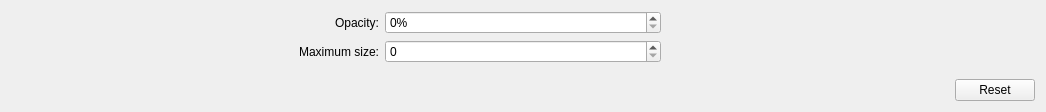
     <widget class="QWidget" name="tabPin">
      <attribute name="title">
       <string>Pin</string>
      </attribute>
      <layout class="QHBoxLayout" name="horizontalLayout_9">
       <item>
        <widget class="QWidget" name="widget_13" native="true">
         <layout class="QGridLayout" name="gridLayout_5" columnstretch="4,3,4">
          <property name="leftMargin">
           <number>0</number>
          </property>
          <property name="topMargin">
           <number>0</number>
          </property>
          <property name="rightMargin">
           <number>0</number>
          </property>
          <property name="bottomMargin">
           <number>0</number>
          </property>
          <item row="1" column="0">
           <widget class="QLabel" name="label_14">
            <property name="text">
             <string>Maximum size:</string>
            </property>
            <property name="alignment">
             <set>Qt::AlignRight|Qt::AlignTrailing|Qt::AlignVCenter</set>
            </property>
           </widget>
          </item>
          <item row="2" column="1">
           <spacer name="verticalSpacer_9">
            <property name="orientation">
             <enum>Qt::Vertical</enum>
            </property>
            <property name="sizeHint" stdset="0">
             <size>
              <width>20</width>
              <height>10</height>
             </size>
            </property>
           </spacer>
          </item>
          <item row="0" column="2">
           <spacer name="horizontalSpacer_7">
            <property name="orientation">
             <enum>Qt::Horizontal</enum>
            </property>
            <property name="sizeHint" stdset="0">
             <size>
              <width>40</width>
              <height>20</height>
             </size>
            </property>
           </spacer>
          </item>
          <item row="0" column="0">
           <widget class="QLabel" name="label_13">
            <property name="text">
             <string>Opacity:</string>
            </property>
            <property name="alignment">
             <set>Qt::AlignRight|Qt::AlignTrailing|Qt::AlignVCenter</set>
            </property>
           </widget>
          </item>
          <item row="1" column="1">
           <widget class="QSpinBox" name="sbMaxSize">
            <property name="sizePolicy">
             <sizepolicy hsizetype="Preferred" vsizetype="Preferred">
              <horstretch>0</horstretch>
              <verstretch>0</verstretch>
             </sizepolicy>
            </property>
            <property name="maximumSize">
             <size>
              <width>16777215</width>
              <height>16777215</height>
             </size>
            </property>
            <property name="maximum">
             <number>100000</number>
            </property>
            <property name="singleStep">
             <number>50</number>
            </property>
            <property name="value">
             <number>0</number>
            </property>
           </widget>
          </item>
          <item row="0" column="1">
           <widget class="QSpinBox" name="sbOpacity">
            <property name="sizePolicy">
             <sizepolicy hsizetype="Preferred" vsizetype="Preferred">
              <horstretch>0</horstretch>
              <verstretch>0</verstretch>
             </sizepolicy>
            </property>
            <property name="maximumSize">
             <size>
              <width>16777215</width>
              <height>16777215</height>
             </size>
            </property>
            <property name="suffix">
             <string>%</string>
            </property>
            <property name="maximum">
             <number>100</number>
            </property>
            <property name="singleStep">
             <number>10</number>
            </property>
           </widget>
          </item>
          <item row="3" column="0" colspan="3">
           <widget class="QWidget" name="widget_12" native="true">
            <layout class="QHBoxLayout" name="horizontalLayout_10">
             <property name="leftMargin">
              <number>0</number>
             </property>
             <property name="topMargin">
              <number>0</number>
             </property>
             <property name="rightMargin">
              <number>0</number>
             </property>
             <property name="bottomMargin">
              <number>0</number>
             </property>
             <item>
              <spacer name="horizontalSpacer_9">
               <property name="orientation">
                <enum>Qt::Horizontal</enum>
               </property>
               <property name="sizeHint" stdset="0">
                <size>
                 <width>944</width>
                 <height>20</height>
                </size>
               </property>
              </spacer>
             </item>
             <item>
              <widget class="QPushButton" name="pinReset">
               <property name="text">
                <string>Reset</string>
               </property>
              </widget>
             </item>
            </layout>
           </widget>
          </item>
         </layout>
        </widget>
       </item>
      </layout>
     </widget>
